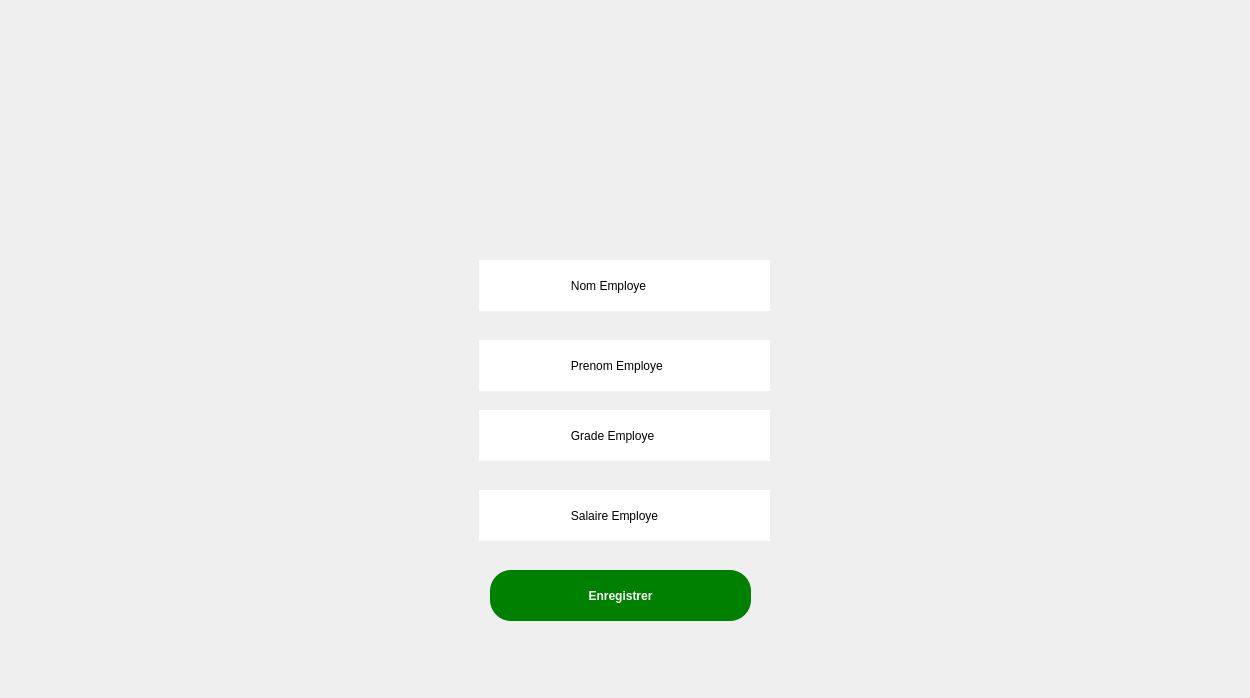
<?xml version="1.0" encoding="UTF-8"?>
<ui version="4.0">
 <class>gestion_employee</class>
 <widget class="QWidget" name="gestion_employee">
  <property name="geometry">
   <rect>
    <x>0</x>
    <y>0</y>
    <width>1250</width>
    <height>698</height>
   </rect>
  </property>
  <property name="windowTitle">
   <string>Form</string>
  </property>
  <property name="toolTip">
   <string/>
  </property>
  <property name="styleSheet">
   <string notr="true"/>
  </property>
  <widget class="QLabel" name="label">
   <property name="geometry">
    <rect>
     <x>-430</x>
     <y>-290</y>
     <width>1681</width>
     <height>1001</height>
    </rect>
   </property>
   <property name="toolTip">
    <string>&lt;html&gt;&lt;head/&gt;&lt;body&gt;&lt;p&gt;&lt;a href=&quot;C:\Users\Lenovo\Downloads\211.png&quot;&gt;&lt;span style=&quot; text-decoration: underline; color:#0000ff;&quot;&gt;image&lt;/span&gt;&lt;/a&gt;&lt;/p&gt;&lt;/body&gt;&lt;/html&gt;</string>
   </property>
   <property name="text">
    <string/>
   </property>
   <property name="pixmap">
    <pixmap>../../Downloads/211.png</pixmap>
   </property>
  </widget>
  <widget class="QGroupBox" name="groupBox">
   <property name="geometry">
    <rect>
     <x>409</x>
     <y>210</y>
     <width>441</width>
     <height>391</height>
    </rect>
   </property>
   <property name="styleSheet">
    <string notr="true">background-color:#efefefef;
border-radius:45px;</string>
   </property>
   <property name="title">
    <string/>
   </property>
   <widget class="QLineEdit" name="lineEdit">
    <property name="geometry">
     <rect>
      <x>70</x>
      <y>50</y>
      <width>291</width>
      <height>51</height>
     </rect>
    </property>
    <property name="autoFillBackground">
     <bool>false</bool>
    </property>
    <property name="styleSheet">
     <string notr="true">background-color:white;</string>
    </property>
    <property name="inputMask">
     <string/>
    </property>
    <property name="text">
     <string>                           Nom Employe</string>
    </property>
   </widget>
   <widget class="QLineEdit" name="lineEdit_2">
    <property name="geometry">
     <rect>
      <x>70</x>
      <y>130</y>
      <width>291</width>
      <height>51</height>
     </rect>
    </property>
    <property name="styleSheet">
     <string notr="true">background-color:white;</string>
    </property>
    <property name="text">
     <string>                           Prenom Employe</string>
    </property>
   </widget>
   <widget class="QLineEdit" name="lineEdit_3">
    <property name="geometry">
     <rect>
      <x>70</x>
      <y>200</y>
      <width>291</width>
      <height>51</height>
     </rect>
    </property>
    <property name="styleSheet">
     <string notr="true">background-color:white;</string>
    </property>
    <property name="text">
     <string>                           Grade Employe</string>
    </property>
   </widget>
   <widget class="QLineEdit" name="lineEdit_4">
    <property name="geometry">
     <rect>
      <x>70</x>
      <y>280</y>
      <width>291</width>
      <height>51</height>
     </rect>
    </property>
    <property name="styleSheet">
     <string notr="true">background-color:white;</string>
    </property>
    <property name="text">
     <string>                           Salaire Employe</string>
    </property>
   </widget>
  </widget>
  <widget class="QPushButton" name="pushButton">
   <property name="geometry">
    <rect>
     <x>490</x>
     <y>570</y>
     <width>261</width>
     <height>51</height>
    </rect>
   </property>
   <property name="styleSheet">
    <string notr="true">font: 75 10pt &quot;Microsoft YaHei UI&quot;;
font-weight: bold;
color: rgb(255, 255, 255);
background-color: green;
border-style: solid;
border-radius:21px;</string>
   </property>
   <property name="text">
    <string>Enregistrer</string>
   </property>
  </widget>
 </widget>
 <resources/>
 <connections/>
</ui>
